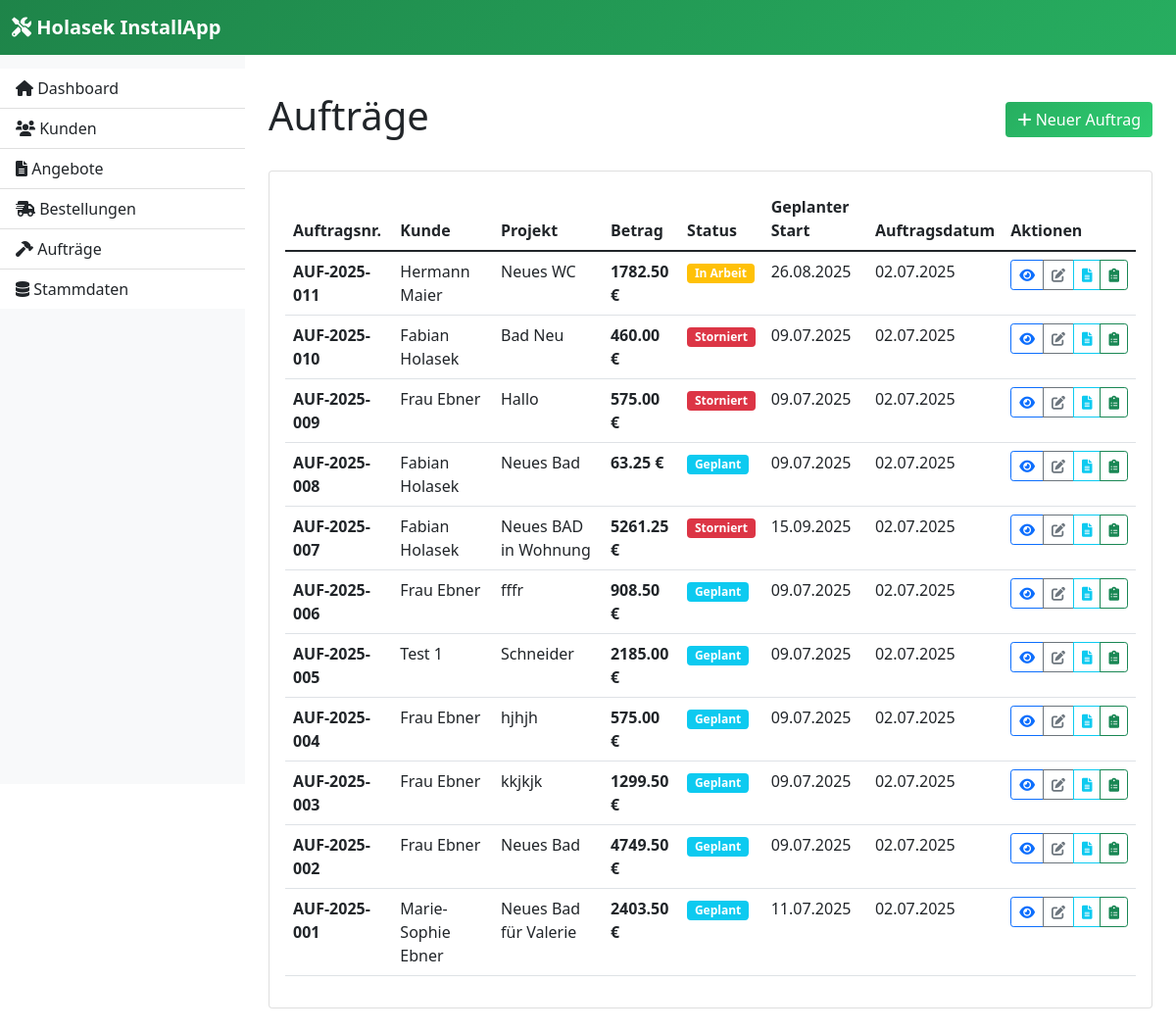
The page /orders on the database its author committed.
### models.py (models this page shows, shortened)
class Order(db.Model):
    id = db.Column(db.Integer, primary_key=True)
    order_number = db.Column(db.String(50), unique=True, nullable=False)
    quote_id = db.Column(db.Integer, db.ForeignKey('quote.id'), nullable=False)
    created_at = db.Column(db.DateTime, default=datetime.utcnow)
    status = db.Column(db.String(20), default='Geplant')  # Geplant, In Arbeit, Abgeschlossen
    start_date = db.Column(db.Date, nullable=False)
    end_date = db.Column(db.Date, nullable=False)
    notes = db.Column(db.Text)
    project_manager = db.Column(db.String(100))
    quote = db.relationship('Quote', backref=db.backref('order', uselist=False))

class Customer(db.Model):
    id = db.Column(db.Integer, primary_key=True)
    first_name = db.Column(db.String(100), nullable=False)
    last_name = db.Column(db.String(100), nullable=False)
    email = db.Column(db.String(120), nullable=False)
    phone = db.Column(db.String(20))
    address = db.Column(db.Text)
    city = db.Column(db.String(100))
    postal_code = db.Column(db.String(10))
    created_at = db.Column(db.DateTime, default=datetime.utcnow)
    quotes = db.relationship('Quote', backref='customer', lazy=True)

class Quote(db.Model):
    id = db.Column(db.Integer, primary_key=True)
    quote_number = db.Column(db.String(50), unique=True, nullable=False)
    customer_id = db.Column(db.Integer, db.ForeignKey('customer.id'), nullable=False)
    project_description = db.Column(db.Text)
    total_amount = db.Column(db.Float, default=0.0)
    status = db.Column(db.String(20), default='Entwurf')  # Entwurf, Gesendet, Angenommen, Abgelehnt
    created_at = db.Column(db.DateTime, default=datetime.utcnow)
    valid_until = db.Column(db.Date)
    include_additional_info = db.Column(db.Boolean, default=True)
    show_subitem_prices = db.Column(db.Boolean, default=False)  # Preistransparenz Unterpositionen
    markup_percentage = db.Column(db.Float, default=15.0)  # Aufschlag in Prozent (Standard: 15%)
    quote_items = db.relationship('QuoteItem', backref='quote', lazy=True, cascade='all, delete-orphan')

### app.py (the view)
    @app.route('/orders')
    def orders():
        from models import Order
        orders = Order.query.order_by(Order.created_at.desc()).all()
        return render_template('orders.html', orders=orders)

### app.py (called while the page is built)
def create_app():
    app = Flask(__name__)
    app.config.from_object(Config)
    db.init_app(app)
    app.config['UPLOAD_FOLDER'] = os.path.join(app.root_path, 'static', 'uploads')
    app.config['MAX_CONTENT_LENGTH'] = 16 * 1024 * 1024  # 16MB max file size
    os.makedirs(app.config['UPLOAD_FOLDER'], exist_ok=True)
    @app.template_filter('from_json')
    def from_json_filter(value):
        """Konvertiert JSON-String zu Python-Objekt"""
        if not value:
            return []
        try:
            return json.loads(value)
        except (json.JSONDecodeError, TypeError):
            return []
    @app.context_processor
    def inject_global_vars():
        return {
            'get_default_hourly_rate': get_default_hourly_rate
        }
    register_routes(app)
    return app

### templates/orders.html (shortened to what this page needs)
{% extends "base.html" %}
{% block content %}
<div class="row">
    <div class="col-12 d-flex justify-content-between align-items-center mb-4">
        <h1>Aufträge</h1>
        <a href="#" class="btn btn-primary">
            <i class="fas fa-plus"></i> Neuer Auftrag
        </a>
    </div>
</div>
<div class="row">
    <div class="col-12">
        <div class="card">
            <div class="card-body">
                {% if orders %}
                <div class="table-responsive">
                    <table class="table table-hover">
                        <thead>
                            <tr>
                                <th>Auftragsnr.</th>
                                <th>Kunde</th>
                                <th>Projekt</th>
                                <th>Betrag</th>
                                <th>Status</th>
                                <th>Geplanter Start</th>
                                <th>Auftragsdatum</th>
                                <th>Aktionen</th>
                            </tr>
                        </thead>
                        <tbody>
                            {% for order in orders %}
                            <tr>
                                <td><strong>{{ order.order_number }}</strong></td>
                                <td>{{ order.quote.customer.first_name }} {{ order.quote.customer.last_name }}</td>
                                <td>{{ order.quote.project_description[:50] + '...' if order.quote.project_description and order.quote.project_description|length > 50 else order.quote.project_description or '-' }}</td>
                                <td><strong>{{ "%.2f"|format(order.quote.total_amount or 0) }} €</strong></td>
                                <td>
                                    {% if order.status == 'Geplant' %}
                                        <span class="badge bg-info">{{ order.status }}</span>
                                    {% elif order.status == 'In Arbeit' %}
                                        <span class="badge bg-warning">{{ order.status }}</span>
                                    {% elif order.status == 'Abgeschlossen' %}
                                        <span class="badge bg-success">{{ order.status }}</span>
                                    {% elif order.status == 'Storniert' %}
                                        <span class="badge bg-danger">{{ order.status }}</span>
                                    {% endif %}
                                </td>
                                <td>{{ order.start_date.strftime('%d.%m.%Y') if order.start_date else '-' }}</td>
                                <td>{{ order.created_at.strftime('%d.%m.%Y') if order.created_at else '-' }}</td>
                                <td>
                                    <div class="btn-group" role="group">
                                        <a href="{{ url_for('view_order', order_id=order.id) }}" class="btn btn-sm btn-outline-primary" title="Auftrag anzeigen">
                                            <i class="fas fa-eye"></i>
                                        </a>
                                        <a href="{{ url_for('edit_order', order_id=order.id) }}" class="btn btn-sm btn-outline-secondary" title="Auftrag bearbeiten">
                                            <i class="fas fa-edit"></i>
                                        </a>
                                        <a href="{{ url_for('edit_quote', id=order.quote_id) }}" class="btn btn-sm btn-outline-info" title="Zugehöriges Angebot">
                                            <i class="fas fa-file-alt"></i>
                                        </a>
                                        <a href="{{ url_for('supplier_orders') }}?order_id={{ order.id }}" class="btn btn-sm btn-outline-success" title="Bestellungen anzeigen">
                                            <i class="fas fa-clipboard-list"></i>
                                        </a>
                                    </div>
                                </td>
                            </tr>
                            {% endfor %}
                        </tbody>
                    </table>
                </div>
                {% endif %}
            </div>
        </div>
    </div>
</div>
{% endblock %}

### templates/base.html (style rules this page uses)
.btn-primary { background: linear-gradient(135deg, #27ae60 0%, #2ecc71 100%); border: none; }

### rows shown on the page
Order: order_number "AUF-2025-011", quote.customer.first_name "Hermann", quote.customer.last_name "Maier", quote|length "Neues WC", status "In Arbeit", start_date "26.08.2025", created_at "02.07.2025"
Quote: quote "1782.50"
Order: order_number "AUF-2025-010", quote.customer.first_name "Fabian", quote.customer.last_name "Holasek", quote|length "Bad Neu", status "Storniert", start_date "09.07.2025", created_at "02.07.2025"
Quote: quote "460.00"
Order: order_number "AUF-2025-009", quote.customer.first_name "Frau", quote.customer.last_name "Ebner", quote|length "Hallo", status "Storniert", start_date "09.07.2025", created_at "02.07.2025"
Quote: quote "575.00"
Order: order_number "AUF-2025-008", quote.customer.first_name "Fabian", quote.customer.last_name "Holasek", quote|length "Neues Bad", status "Geplant", start_date "09.07.2025", created_at "02.07.2025"
Quote: quote "63.25"
Order: order_number "AUF-2025-007", quote.customer.first_name "Fabian", quote.customer.last_name "Holasek", quote|length "Neues BAD in Wohnung", status "Storniert", start_date "15.09.2025", created_at "02.07.2025"
Quote: quote "5261.25"
Order: order_number "AUF-2025-006", quote.customer.first_name "Frau", quote.customer.last_name "Ebner", quote|length "fffr", status "Geplant", start_date "09.07.2025", created_at "02.07.2025"
Quote: quote "908.50"
Order: order_number "AUF-2025-005", quote.customer.first_name "Test", quote.customer.last_name "1", quote|length "Schneider", status "Geplant", start_date "09.07.2025", created_at "02.07.2025"
Quote: quote "2185.00"
Order: order_number "AUF-2025-004", quote.customer.first_name "Frau", quote.customer.last_name "Ebner", quote|length "hjhjh", status "Geplant", start_date "09.07.2025", created_at "02.07.2025"
Quote: quote "575.00"
Order: order_number "AUF-2025-003", quote.customer.first_name "Frau", quote.customer.last_name "Ebner", quote|length "kkjkjk", status "Geplant", start_date "09.07.2025", created_at "02.07.2025"
Quote: quote "1299.50"
Order: order_number "AUF-2025-002", quote.customer.first_name "Frau", quote.customer.last_name "Ebner", quote|length "Neues Bad", status "Geplant", start_date "09.07.2025", created_at "02.07.2025"
Quote: quote "4749.50"
Order: order_number "AUF-2025-001", quote.customer.first_name "Marie-Sophie", quote.customer.last_name "Ebner", quote|length "Neues Bad für Valerie", status "Geplant", start_date "11.07.2025", created_at "02.07.2025"
Quote: quote "2403.50"
